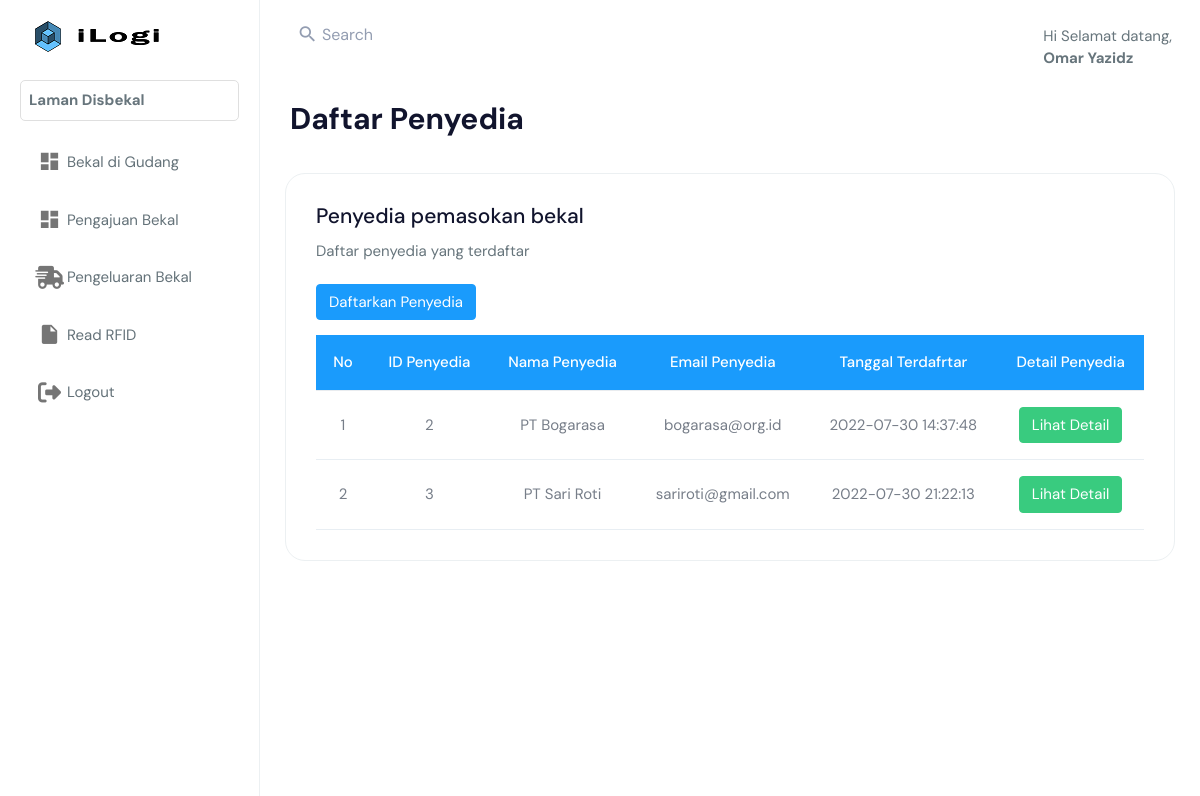
The app's page /index.php?page=disbekal/daftar_penyedia/list_penyedia.php (signed in), older data.
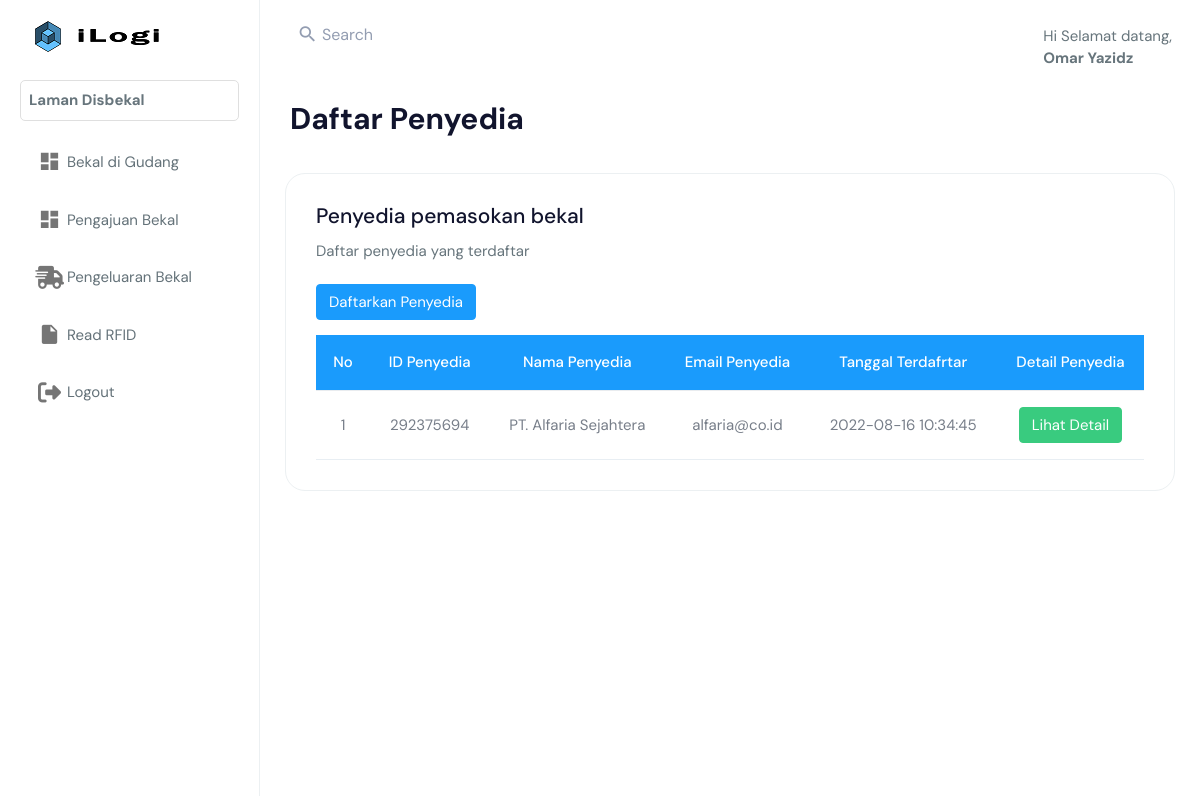
The same page, newer data.
### tables this page shows
CREATE TABLE `penyedia_barang` (
  `id_penyedia` int(11) NOT NULL,
  `nama_penyedia` varchar(255) NOT NULL,
  `email_penyedia` varchar(255) NOT NULL,
  `no_penyedia` int(11) NOT NULL,
  `alamat_penyedia` varchar(255) NOT NULL,
  `tanggal_terdaftar` datetime NOT NULL
);

### disbekal/daftar_penyedia/list_penyedia.php (the view, shortened to what this page needs)
<!DOCTYPE html>
<html dir="ltr" lang="en">
<body>
    <div class="page-wrapper">
        <div class="page-breadcrumb">
            <div class="row align-items-center">
                <div class="col-6">
                    <h1 class="mb-0 fw-bold">Daftar Penyedia</h1>
                </div>
            </div>
        </div>
        <div class="container-fluid">
            <div class="row">
                <div class="col-12">
                    <div class="card">
                        <div class="card-body">
                            <div class="d-md-flex">
                                <div>
                                    <h4 class="card-title">Penyedia pemasokan bekal</h4>
                                    <p>Daftar penyedia yang terdaftar</p>
                                </div>
                            </div>
                            <a href="<?php echo BASE_URL."index.php?page=disbekal/daftar_penyedia/regist_penyedia.php" ?>" class="btn btn-info" style="margin:5px 0px 15px 0px;color:white;">Daftarkan Penyedia</a>
                            <div class="table-responsive">
                                <table class="table mb-0 table-hover align-middle text-nowrap">
                                    <thead style="background-color:#1a9bfc;">
                                        <tr>
                                            <th class="border-top-0" style="color:white; text-align:center;">No</th>
                                            <th class="border-top-0" style="color:white; text-align:center;">ID Penyedia</th>
                                            <th class="border-top-0" style="color:white; text-align:center;">Nama Penyedia</th>
                                            <th class="border-top-0" style="color:white; text-align:center;">Email Penyedia</th>
                                            <th class="border-top-0" style="color:white; text-align:center;">Tanggal Terdafrtar</th>
                                            <th class="border-top-0" style="color:white; text-align:center;">Detail Penyedia</th>
                                        </tr>
                                    </thead>
                                    <tbody>
                                    <?php
                                            include 'database.php';
                                            $no = 1;
                                            $sql = mysqli_query($koneksi,"SELECT * FROM penyedia_barang");
                                            if (mysqli_num_rows($sql) > 0 ) {
                                            while ($row = mysqli_fetch_array($sql)){
                                        ?>
                                            <tr>
                                            <td style="text-align:center"><?php echo $no++ ?></td>
                                            <td style="text-align:center"><?php echo $row['id_penyedia']?></td>
                                            <td style="text-align:center"><?php echo $row['nama_penyedia']?></td>
                                            <td style="text-align:center"><?php echo $row['email_penyedia']?></td>
                                            <td style="text-align:center"><?php echo $row['tanggal_terdaftar']?></td>
                                            <td style="text-align:center">
                                                <a class="btn btn-success" href="<?php echo BASE_URL."index.php?page=disbekal/daftar_penyedia/detail_penyedia.php&id_penyedia=$row[id_penyedia]" ?>">Lihat Detail</a>
                                            </td>
                                            </tr>
                                        <?php }
                                        }else { ?>
                                            <tr>
                                                <td colspan="9">Tidak ada data</td>
                                            </tr>
                                        <?php } ?>
                                    </tbody>
                                </table>
                            </div>
                        </div>
                    </div>
                </div>
            </div>
    </div>
    </div>
</body>
</html>

Row changes from the older to the newer data that the page shows:
removed penyedia_barang: id_penyedia "2", nama_penyedia "PT Bogarasa", email_penyedia "bogarasa@org.id", tanggal_terdaftar "2022-07-30 14:37:48"
removed penyedia_barang: id_penyedia "3", nama_penyedia "PT Sari Roti", email_penyedia "sariroti@gmail.com", tanggal_terdaftar "2022-07-30 21:22:13"
added penyedia_barang: id_penyedia "292375694", nama_penyedia "PT. Alfaria Sejahtera", email_penyedia "alfaria@co.id", tanggal_terdaftar "2022-08-16 10:34:45"
